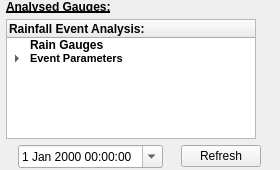
                <widget class="QWidget" name="pageRainfallAnalysis">
                 <property name="geometry">
                  <rect>
                   <x>0</x>
                   <y>0</y>
                   <width>280</width>
                   <height>170</height>
                  </rect>
                 </property>
                 <property name="sizePolicy">
                  <sizepolicy hsizetype="Preferred" vsizetype="Fixed">
                   <horstretch>0</horstretch>
                   <verstretch>0</verstretch>
                  </sizepolicy>
                 </property>
                 <property name="minimumSize">
                  <size>
                   <width>0</width>
                   <height>170</height>
                  </size>
                 </property>
                 <property name="maximumSize">
                  <size>
                   <width>16777215</width>
                   <height>170</height>
                  </size>
                 </property>
                 <attribute name="label">
                  <string>Rainfall: Event Analysis</string>
                 </attribute>
                 <layout class="QVBoxLayout" name="verticalLayout_22">
                  <property name="leftMargin">
                   <number>6</number>
                  </property>
                  <property name="topMargin">
                   <number>0</number>
                  </property>
                  <property name="rightMargin">
                   <number>6</number>
                  </property>
                  <property name="bottomMargin">
                   <number>0</number>
                  </property>
                  <item>
                   <widget class="QLabel" name="label_9">
                    <property name="sizePolicy">
                     <sizepolicy hsizetype="Expanding" vsizetype="Expanding">
                      <horstretch>0</horstretch>
                      <verstretch>0</verstretch>
                     </sizepolicy>
                    </property>
                    <property name="minimumSize">
                     <size>
                      <width>0</width>
                      <height>13</height>
                     </size>
                    </property>
                    <property name="maximumSize">
                     <size>
                      <width>400</width>
                      <height>13</height>
                     </size>
                    </property>
                    <property name="font">
                     <font>
                      <weight>75</weight>
                      <bold>true</bold>
                      <underline>true</underline>
                     </font>
                    </property>
                    <property name="text">
                     <string>Analysed Gauges:</string>
                    </property>
                   </widget>
                  </item>
                  <item>
                   <widget class="QTreeWidget" name="trw_RainfallAnalysis">
                    <property name="sizePolicy">
                     <sizepolicy hsizetype="Fixed" vsizetype="Expanding">
                      <horstretch>0</horstretch>
                      <verstretch>0</verstretch>
                     </sizepolicy>
                    </property>
                    <property name="minimumSize">
                     <size>
                      <width>250</width>
                      <height>120</height>
                     </size>
                    </property>
                    <property name="maximumSize">
                     <size>
                      <width>250</width>
                      <height>120</height>
                     </size>
                    </property>
                    <property name="contextMenuPolicy">
                     <enum>Qt::CustomContextMenu</enum>
                    </property>
                    <property name="acceptDrops">
                     <bool>false</bool>
                    </property>
                    <property name="dragDropMode">
                     <enum>QAbstractItemView::DropOnly</enum>
                    </property>
                    <property name="defaultDropAction">
                     <enum>Qt::IgnoreAction</enum>
                    </property>
                    <property name="itemsExpandable">
                     <bool>true</bool>
                    </property>
                    <column>
                     <property name="text">
                      <string>Rainfall Event Analysis:</string>
                     </property>
                     <property name="font">
                      <font>
                       <weight>75</weight>
                       <bold>true</bold>
                      </font>
                     </property>
                    </column>
                    <item>
                     <property name="text">
                      <string>Rain Gauges</string>
                     </property>
                     <property name="font">
                      <font>
                       <weight>75</weight>
                       <bold>true</bold>
                      </font>
                     </property>
                     <property name="flags">
                      <set>ItemIsDropEnabled|ItemIsEnabled</set>
                     </property>
                    </item>
                    <item>
                     <property name="text">
                      <string>Event Parameters</string>
                     </property>
                     <property name="font">
                      <font>
                       <family>MS Shell Dlg 2</family>
                       <pointsize>8</pointsize>
                       <weight>75</weight>
                       <bold>true</bold>
                      </font>
                     </property>
                     <property name="flags">
                      <set>ItemIsEnabled</set>
                     </property>
                     <item>
                      <property name="text">
                       <string>Default</string>
                      </property>
                      <property name="flags">
                       <set>ItemIsEnabled</set>
                      </property>
                     </item>
                    </item>
                   </widget>
                  </item>
                  <item>
                   <layout class="QHBoxLayout" name="horizontalLayout_6">
                    <property name="sizeConstraint">
                     <enum>QLayout::SetDefaultConstraint</enum>
                    </property>
                    <item>
                     <widget class="QDateTimeEdit" name="dteRainfallAnalysisStart">
                      <property name="sizePolicy">
                       <sizepolicy hsizetype="Fixed" vsizetype="Fixed">
                        <horstretch>0</horstretch>
                        <verstretch>0</verstretch>
                       </sizepolicy>
                      </property>
                      <property name="minimumSize">
                       <size>
                        <width>10</width>
                        <height>0</height>
                       </size>
                      </property>
                      <property name="calendarPopup">
                       <bool>true</bool>
                      </property>
                     </widget>
                    </item>
                    <item>
                     <widget class="QPushButton" name="btnRainfallAnalysisRefresh">
                      <property name="sizePolicy">
                       <sizepolicy hsizetype="Fixed" vsizetype="Fixed">
                        <horstretch>0</horstretch>
                        <verstretch>0</verstretch>
                       </sizepolicy>
                      </property>
                      <property name="text">
                       <string>Refresh</string>
                      </property>
                     </widget>
                    </item>
                   </layout>
                  </item>
                 </layout>
                </widget>
